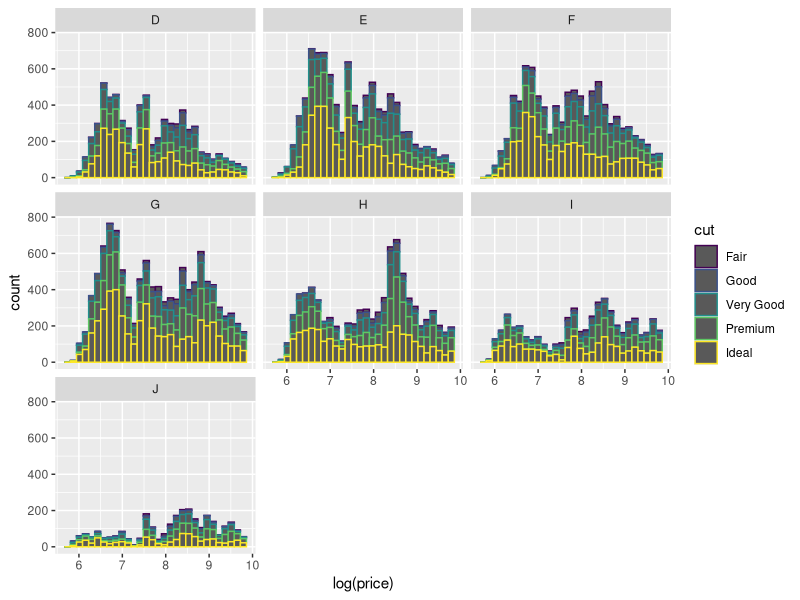
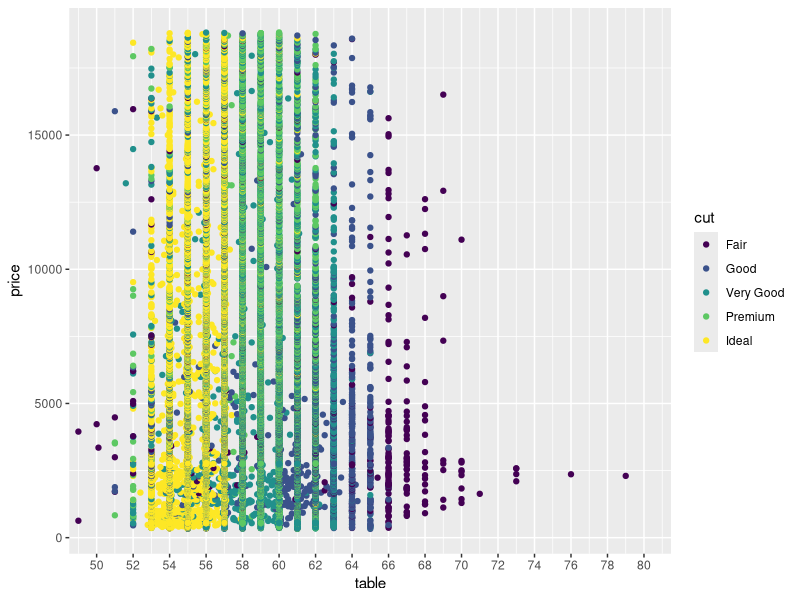
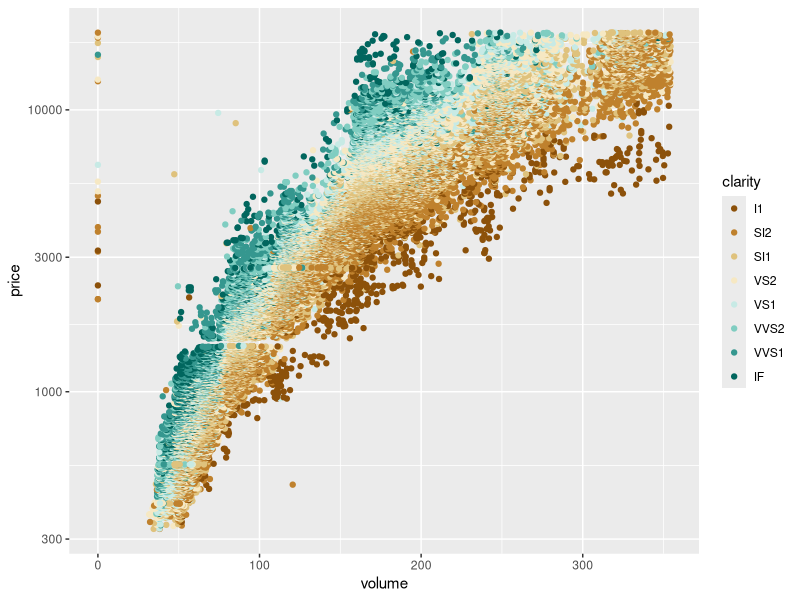
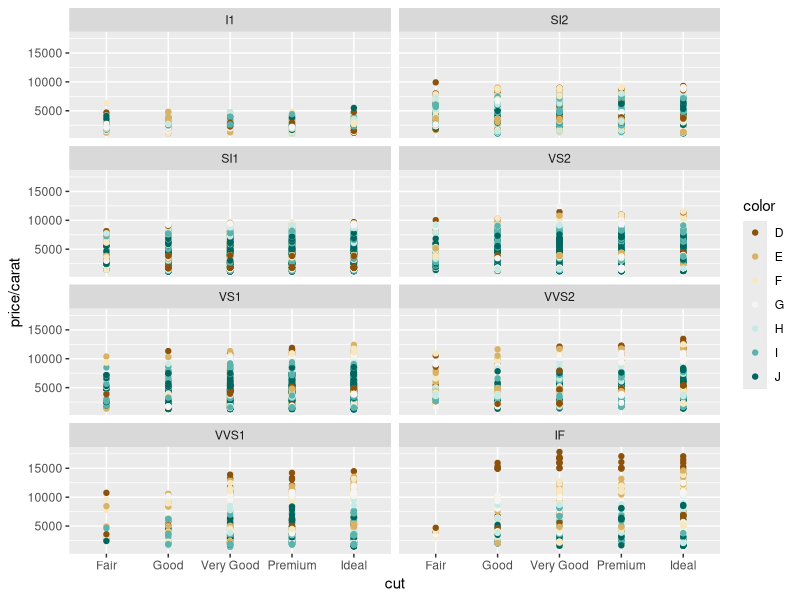

Source code (R) for these figures, in order:
## ---- chunk 1
library(ggplot2)

data(diamonds)
#theme_set(theme_minimal(10))
summary(diamonds$price)
## ---- chunk 2
ggplot(aes(x = log(price)), data = diamonds) +
  geom_histogram(aes(color = cut)) +
  scale_fill_brewer(type = 'qual') +
  facet_wrap(~ color, ncol = 3) 
## ---- chunk 3
ggplot(aes(x = table, y = price), data = diamonds) +
  geom_point(aes(color = cut)) +
  scale_fill_brewer(type = 'qual') +
  scale_x_continuous(breaks = seq(50, 80, 2)) +
  coord_cartesian(xlim = c(50, 80))
## ---- chunk 4
# create volume variable in the dataframe
diamonds <- transform(diamonds, volume = x * y * z)
ggplot(aes(x = volume, y = price), data = diamonds) +
  geom_point(aes(color = clarity)) +
  scale_color_brewer(type = 'div') +
  xlim(0, quantile(diamonds$volume, 0.99)) +
  scale_y_log10()
## ---- chunk 5
ggplot(aes(x = cut, y = price/carat), data = diamonds) +
  geom_point(aes(color = color)) +
  scale_color_brewer(type = 'div') +
  facet_wrap(~ clarity, ncol = 2) 
